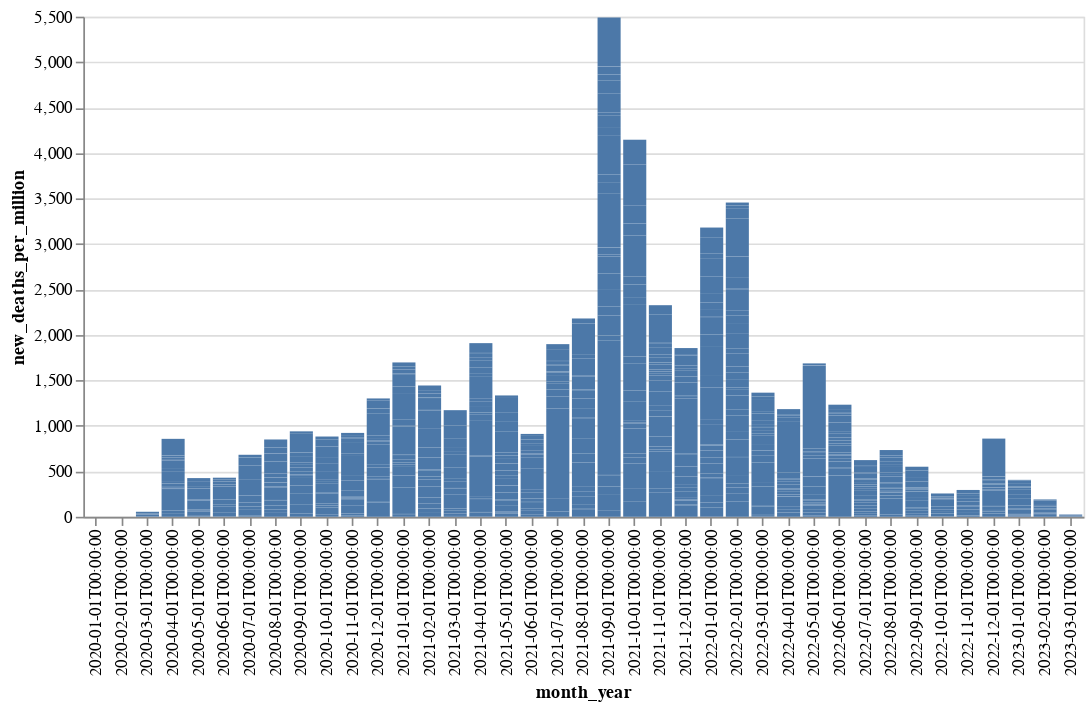

Source (notebook cell):
### Markdown cell above
Let's represent the progression of new_deaths_per million: there a decreasing trend towards later dates.

### Code cell
base = alt.Chart(data_grouped).encode(x='month_year:O')

bar = base.mark_bar().encode(y='new_deaths_per_million:Q')
(bar).properties(width=600)

### Figure 1 — Vega-Lite specification as saved in the notebook (floating-point values rounded to 4 significant figures; data arrays with more than 128 entries replaced by an {"elided": "..."} marker saying what was removed)
{"config": {"view": {"continuousWidth": 400, "continuousHeight": 300}}, "data": {"name": "data-10f076ef03dd2ea76a880802c3c2923a"}, "mark": "bar", "encoding": {"x": {"field": "month_year", "type": "ordinal"}, "y": {"field": "new_deaths_per_million", "type": "quantitative"}}, "width": 600, "$schema": "https://vega.github.io/schema/vega-lite/v4.17.0.json", "datasets": {"data-10f076ef03dd2ea76a880802c3c2923a": {"elided": "1341 records"}}}
